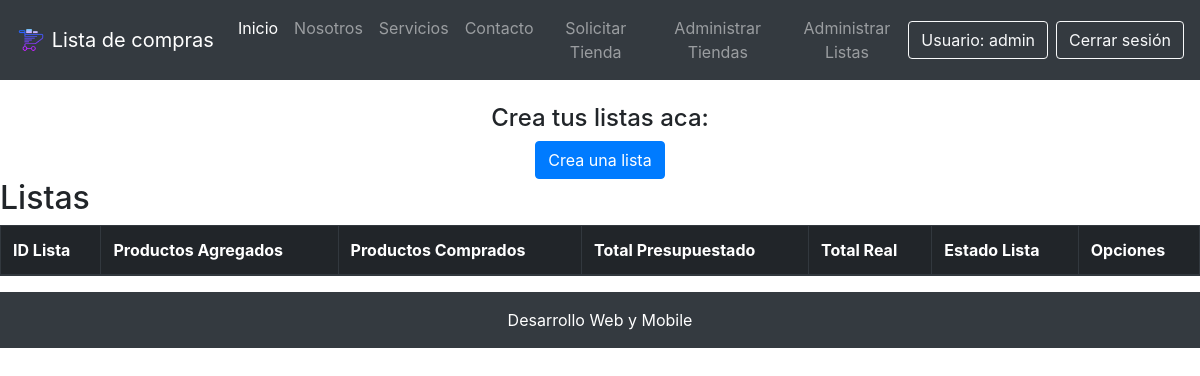
The app's page /listar_listas/ (signed in), older data.
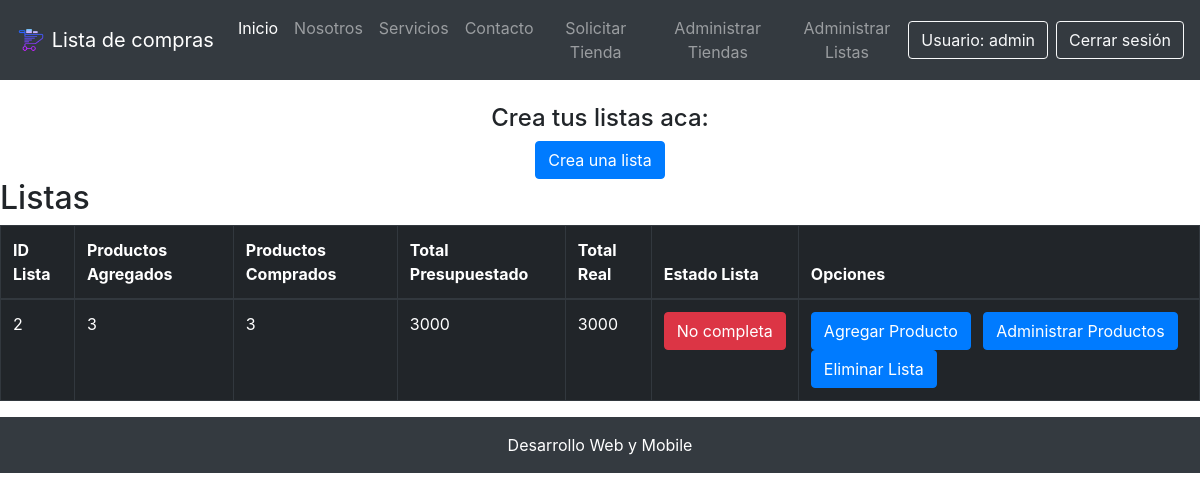
The same page, newer data.
### core/models.py (models this page shows, shortened)
class Lista(models.Model):
    usuario = models.ForeignKey(User, on_delete=models.CASCADE, verbose_name="Nombre Usuario")
    nombre_lista = models.CharField(max_length=30 ,verbose_name="Nombre Lista")
    total_productos_agregados = models.IntegerField(verbose_name="Productos Agregados")
    total_productos_comprados = models.IntegerField(verbose_name="Productos Comprados")
    costo_total_presupuestado = models.IntegerField(verbose_name="Total Presupuestado")
    costo_total_real = models.IntegerField(verbose_name="Total Real")
    estadoLista = models.ForeignKey(EstadoLista, on_delete=models.CASCADE, verbose_name="Estado Lista")

class EstadoLista(models.Model):
    nombre = models.CharField(max_length=30, verbose_name="Estado Lista")

### core/views.py (the view)
# urls.py: path('listas/', listar_listas, name="api_listar_listas"),
@login_required
def listar_listas(request):
    listas = Lista.objects.filter(usuario=request.user)
    return render(request, 'core/listar_listas.html', {
        'listas': listas
    })

### core/templates/core/listar_listas.html (shortened to what this page needs)
{% extends 'core/base.html' %}
{% load static %}
{% block contenido %}
<br>
<div class="container">
    <div class="row">
        <div class="col-12 text-center">
            <h4 class="text-center">Crea tus listas aca:</h4>
            <a class="btn btn-primary" href="{% url 'crear_lista' %}">Crea una lista</a>
        </div>
    </div>
</div>
<h2>Listas</h2>
<div class="table-responsive">
    <table class="table table-dark table-bordered table-hover table-condensed">
        <thead>
            <tr>
                <th>ID Lista</th>
                <th>Productos Agregados</th>
                <th>Productos Comprados</th>
                <th>Total Presupuestado</th>
                <th>Total Real</th>
                <th>Estado Lista</th>
                <th>Opciones</th>
            </tr>
        </thead>
        <tbody>
            {% for l in listas %}
            <tr>
                <td>{{ l.id }}</td>
                <td>{{ l.total_productos_agregados }}</td>
                <td>{{ l.total_productos_comprados }}</td>
                <td>{{ l.costo_total_presupuestado }}</td>
                <td>{{ l.costo_total_real }}</td>
                {% if l.estadoLista.id == 1 %}
                    <td>
                        <a href="" class="btn btn-danger">{{ l.estadoLista.nombre }}</a>
                    </td>
                {% else %}
                    <td>
                        <a href="" class="btn btn-success">{{ l.estadoLista.nombre }}</a>
                    </td>
                {% endif %}
                <td>
                    <a class="btn btn-primary mr-2" href="{% url 'form_producto' l.id %}">Agregar Producto</a>
                    <a class="btn btn-primary mr-2" href="{% url 'listar_productos' l.id %}" >Administrar Productos</a>
                    <a class="btn btn-primary" href="{% url 'eliminar_lista' l.id %}">Eliminar Lista</a>
                </td>
            </tr>
            {% endfor %}
        </tbody>
    </table>
</div>
{% endblock contenido %}

Row changes from the older to the newer data that the page shows:
added Lista: id "2", total_productos_agregados "3", total_productos_comprados "3", costo_total_presupuestado "3000", costo_total_real "3000", estadoLista.nombre "No completa"
